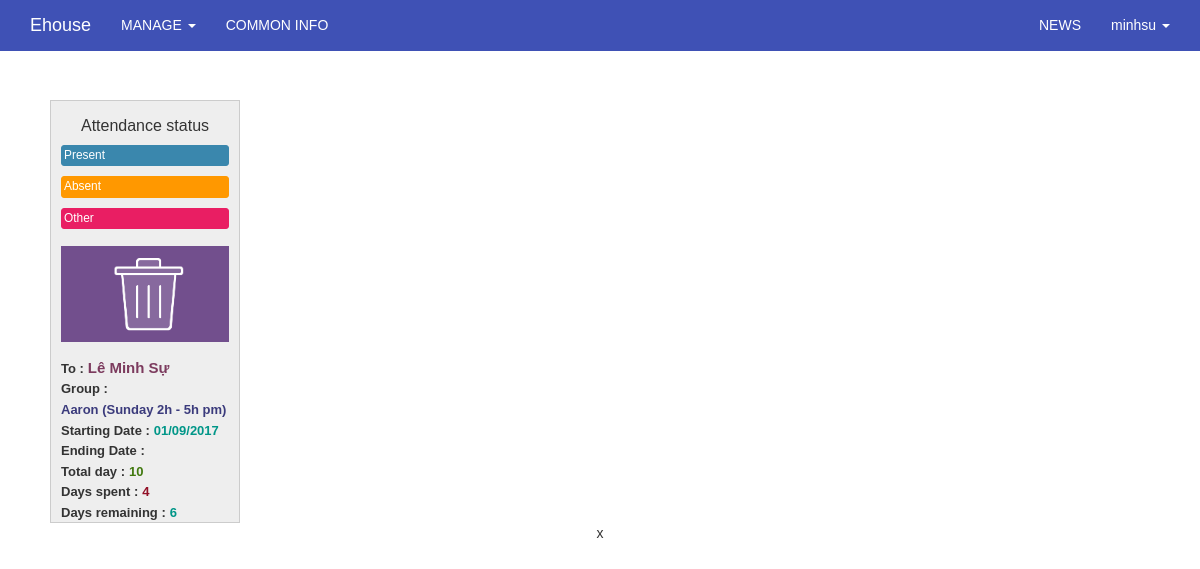
The page /admin/calendar/update?user_name=administrator&course_id=1 (signed in) on the database its author committed.
### tables this page shows
CREATE TABLE `users` (
  `id` int(11) UNSIGNED NOT NULL,
  `ip_address` varchar(15) NOT NULL,
  `username` varchar(100) NOT NULL,
  `password` varchar(255) NOT NULL,
  `salt` varchar(255) DEFAULT NULL,
  `email` varchar(100) NOT NULL,
  `activation_code` varchar(40) DEFAULT NULL,
  `forgotten_password_code` varchar(40) DEFAULT NULL,
  `forgotten_password_time` int(11) UNSIGNED DEFAULT NULL,
  `remember_code` varchar(40) DEFAULT NULL,
  `created_on` int(11) UNSIGNED NOT NULL,
  `last_login` int(11) UNSIGNED DEFAULT NULL,
  `active` tinyint(1) UNSIGNED DEFAULT NULL,
  `first_name` varchar(50) DEFAULT NULL,
  `last_name` varchar(50) DEFAULT NULL,
  `company` varchar(100) DEFAULT NULL,
  `birth_day` varchar(50) NOT NULL,
  `phone` varchar(20) DEFAULT NULL,
  `address` varchar(255) DEFAULT NULL,
  `profile` text,
  `modified_date` datetime DEFAULT NULL
);

CREATE TABLE `course` (
  `id` int(11) NOT NULL,
  `name` varchar(255) NOT NULL,
  `teacher` varchar(255) NOT NULL,
  `total_day` int(11) NOT NULL,
  `start_date` varchar(50) NOT NULL,
  `end_date` varchar(50) DEFAULT NULL,
  `description` text,
  `active` tinyint(1) NOT NULL DEFAULT '1',
  `modified_date` datetime DEFAULT NULL
);

### application/core/MY_Controller.php (called while the page is built, shortened)
<?php
class MY_Controller extends CI_Controller {
	protected function render($the_view = NULL, $template = 'master')
	{
		if($template == 'json' || $this->input->is_ajax_request())
		{
			header('Content-Type: application/json');
			echo json_encode($this->data);
		}
		else if(is_null($template))
		{
			$this->load->view($the_view, $this->data);
		}else
		{
			$this->data['the_view_content'] = (is_null($the_view)) ? '' : $this->load->view($the_view, $this->data, TRUE);
			$this->load->view('templates/' . $template . '_view', $this->data);
		}
	}
}
class Admin_Controller extends MY_Controller
{
	function __construct()
	{
		$current_user = $this->ion_auth->user()->row();
	}
	protected function render($the_view = NULL, $template = 'admin_master')
	{
		parent::render($the_view, $template);
	}
}

### application/controllers/admin/Calendar.php (called while the page is built, shortened)
<?php
class Calendar extends Admin_Controller
{
    function __construct()
    {
        parent::__construct();
    }
    public function update()
    {
        $this->data['user_name'] = $this->input->get('user_name');
        $this->data['course_id'] = $this->input->get('course_id');
        $input['where'] = array('id' => $this->data['course_id']);
        $this->data['course'] = $this->course_model->get_row($input);
        $input['where'] = array('user_name' => $this->data['user_name'], 'course_id' => $this->data['course_id'], 'color' => '#3a87ad');
        $input['where'] = array('username' => $this->data['user_name']);
        $this->data['user'] = $this->users_model->get_row($input);
        $this->render('admin/calendar/edit_view');
    }
}

### index.php (called while the page is built, shortened)
<?php
require_once BASEPATH.'core/CodeIgniter.php';

### application/helpers/common_helper.php (called while the page is built, shortened)
<?php
	function public_helper($string = '')
	{
		return base_url('public/'.$string);
	}
?>

### application/models/Users_model.php (called while the page is built, shortened)
<?php
class Users_model extends MY_Model
{
    function __construct()
    {
        $this->table = 'users';
    }
}

### application/core/MY_Model.php (called while the page is built, shortened)
<?php if ( ! defined('BASEPATH')) exit('No direct script access allowed');
class MY_Model extends CI_Model {
    var $table = '';
    var $key = 'id';
    var $order = '';
    function get_row($input = array()){
        $query = $this->db->get($this->table);
        return $query->row();
    }
    protected function get_list_set_input($input = array())
    {
        if ((isset($input['where'])) && $input['where'])
        {
            $this->db->where($input['where']);
        }
        if (isset($input['order'][0]) && isset($input['order'][1]))
        {
            $this->db->order_by($input['order'][0], $input['order'][1]);
        }
        else
        {
            $order = ($this->order == '') ? array($this->table.'.'.$this->key, 'desc') : $this->order;
            $this->db->order_by($order[0], $order[1]);
        }
    }
}
?>

### application/models/Course_model.php (called while the page is built, shortened)
<?php
class Course_model extends MY_Model
{
    function __construct()
    {
        $this->table = 'course';
    }
}

### application/libraries/Ion_auth.php (called while the page is built, shortened)
<?php  if ( ! defined('BASEPATH')) exit('No direct script access allowed');
class Ion_auth
{
    public $_cache_user_in_group;
    public function __construct()
    {
        $this->_cache_user_in_group =& $this->ion_auth_model->_cache_user_in_group;
        $this->ion_auth_model->trigger_events('library_constructor');
    }
    public function __call($method, $arguments)
    {
        return call_user_func_array( array($this->ion_auth_model, $method), $arguments);
    }
    public function __get($var)
    {
        return get_instance()->$var;
    }
    public function logged_in()
    {
        $this->ion_auth_model->trigger_events('logged_in');
        return (bool) $this->session->userdata('identity');
    }
    public function in_group($check_group, $id=false, $check_all = false)
    {
        $this->ion_auth_model->trigger_events('in_group');
        $id || $id = $this->session->userdata('user_id');
        if (!is_array($check_group))
        {
            $check_group = array($check_group);
        }
        if (isset($this->_cache_user_in_group[$id]))
        {
            $groups_array = $this->_cache_user_in_group[$id];
        }
        else
        {
            $users_groups = $this->ion_auth_model->get_users_groups($id)->result();
            $groups_array = array();
            foreach ($users_groups as $group)
            {
                $groups_array[$group->id] = $group->name;
            }
            $this->_cache_user_in_group[$id] = $groups_array;
        }
        foreach ($check_group as $key => $value)
        {
            $groups = (is_string($value)) ? $groups_array : array_keys($groups_array);
            if (in_array($value, $groups) xor $check_all)
            {
                return !$check_all;
            }
        }
        return $check_all;
    }
}

### application/libraries/Session.php (called while the page is built, shortened)
<?php if ( ! defined('BASEPATH')) exit('No direct script access allowed');
class Session
{
    protected $sess_namespace = '';
    protected $store = array();
     private function initialize()
     {
        if (isset($_SESSION[$this->sess_namespace]) ) {
            $this->store = $_SESSION[$this->sess_namespace];
        }
        $destroy = false;
        if (!$destroy) {
            return;
        }
    }
    public function userdata($value)
    {
        if (isset($this->store[$value])) {
            return $this->store[$value];
        } else {
            return false;
        }
    }
    public function set_userdata($data = array(), $value = '')
    {
        if (is_string($data)) {
            $data = array($data => $value);
        }
        foreach ($data as $key => $val) {
            $this->store[$key] = $val;
        }
    }
}

### application/models/Ion_auth_model.php (called while the page is built, shortened)
<?php  if ( ! defined('BASEPATH')) exit('No direct script access allowed');
class Ion_auth_model extends CI_Model
{
    public $tables = array();
    public $_ion_where = array();
    public $_ion_select = array();
    public $_ion_limit = NULL;
    public $_ion_offset = NULL;
    public $_ion_order_by = NULL;
    public $_ion_order = NULL;
    protected $response = NULL;
    public function __construct()
    {
        $this->config->load('ion_auth', TRUE);
        $this->tables  = $this->config->item('tables', 'ion_auth');
    }
    public function limit($limit)
    {
        $this->_ion_limit = $limit;
        return $this;
    }
    public function where($where, $value = NULL)
    {
        if (!is_array($where))
        {
            $where = array($where => $value);
        }
        array_push($this->_ion_where, $where);
        return $this;
    }
    public function order_by($by, $order='desc')
    {
        $this->_ion_order_by = $by;
        $this->_ion_order    = $order;
        return $this;
    }
    public function row()
    {
        $row = $this->response->row();
        return $row;
    }
    public function users($groups = NULL)
    {
        if (isset($this->_ion_select) && !empty($this->_ion_select))
        {
            foreach ($this->_ion_select as $select)
            {
                $this->db->select($select);
            }
            $this->_ion_select = array();
        }
        else
        {
            $this->db->select(array(
                $this->tables['users'].'.*',
                $this->tables['users'].'.id as id',
                $this->tables['users'].'.id as user_id'
            ));
        }
        if (isset($this->_ion_where) && !empty($this->_ion_where))
        {
            foreach ($this->_ion_where as $where)
            {
                $this->db->where($where);
            }
            $this->_ion_where = array();
        }
        if (isset($this->_ion_limit) && isset($this->_ion_offset))
        {
            $this->db->limit($this->_ion_limit, $this->_ion_offset);
            $this->_ion_limit  = NULL;
            $this->_ion_offset = NULL;
        }
        else if (isset($this->_ion_limit))
        {
            $this->db->limit($this->_ion_limit);
            $this->_ion_limit  = NULL;
        }
        if (isset($this->_ion_order_by) && isset($this->_ion_order))
        {
            $this->db->order_by($this->_ion_order_by, $this->_ion_order);
            $this->_ion_order    = NULL;
            $this->_ion_order_by = NULL;
        }
        $this->response = $this->db->get($this->tables['users']);
        return $this;
    }
    public function user($id = NULL)
    {
        $id = isset($id) ? $id : $this->session->userdata('user_id');
        $this->users();
        return $this;
    }
}

### application/views/admin/calendar/edit_view.php (the view, shortened to what this page needs)
<link rel='stylesheet' href="<?php echo public_helper('fullcalendar/fullcalendar.min.css'); ?>" />
<link href="<?php echo public_helper('fullcalendar/fullcalendar.print.css'); ?>" rel='stylesheet' media='print' />
<div id='wrap'>
	<div id='external-events'>
		<h4>Attendance status</h4>
		<div class='fc-event' style="background: #3a87ad; padding: 2px; border: 1px solid #3a87ad;" data-color="#3a87ad">Present</div>
		<div class='fc-event' style="background: #FF9800; padding: 2px; border: 1px solid #FF9800;" data-color="#FF9800">Absent</div>
		<div class='fc-event' style="background: #E91E63; padding: 2px; border: 1px solid #E91E63;" data-color="#E91E63">Other</div>
		<p>
			<img src="<?php echo public_helper('fullcalendar/trash.png') ?>" id="trash" alt="">
		</p>
		<div><span style="font-weight: bold; font-size: 13px;">To :</span> <span style="font-weight: bold; color: #7c3b5e; font-size: 15px;"><?php echo $user->last_name.' '.$user->first_name; ?></span></div>
		<div><span style="font-weight: bold; font-size: 13px;">Group :</span> </div>
		<div><span style="font-weight: bold; color: #3b3b7c; font-size: 13px;"><?php echo $course->name; ?></span></div>
		<div><span style="font-weight: bold;font-size: 13px;">Starting Date :</span> <span style="font-weight: bold; color: #009688; font-size: 13px;"><?php echo $course->start_date; ?></span></div>
		<div><span style="font-weight: bold;font-size: 13px;">Ending Date :</span> <span style="font-weight: bold; color: #009688; font-size: 13px;"><?php echo $course->end_date; ?></span></div>
		<div><span style="font-weight: bold;font-size: 13px;">Total day :</span> <span style="font-weight: bold; color: #41790f; font-size: 13px;"><?php echo $course->total_day; ?></span></div>
		<div><span style="font-weight: bold;font-size: 13px;">Days spent :</span> <span style="font-weight: bold; color: #921027; font-size: 13px;"><?php echo $days_spent; ?></span></div>
		<div><span style="font-weight: bold;font-size: 13px;">Days remaining :</span> <span style="font-weight: bold; color: #009688; font-size: 13px;"><?php echo $days_remaining; ?></span></div>
	</div>
	<xspan class="tt">x</xspan>
</div>

### application/views/templates/_parts/admin_master_header_view.php (shortened to what this page needs)
    <!DOCTYPE html>
<html>
    <head>
    </head>
<body>
<?php
if($this->ion_auth->logged_in()) {
    ?>
    <nav class="navbar navbar-inverse navbar-fixed-top">
        <div class="container">
            <div class="navbar-header">
                <a class="navbar-brand"
                   href="<?php echo base_url(); ?>" target="_new"><?php echo 'Ehouse'?></a>
            </div>
            <div id="navbar" class="collapse navbar-collapse">
                <ul class="nav navbar-nav">
                    <li class="dropdown">
                        <a href="#" class="dropdown-toggle" data-toggle="dropdown" role="button" aria-expanded="false">MANAGE <span class="caret"></span></a>
                    </li>
                    <li><?php echo anchor('admin/website/index','COMMON INFO');?></li>
                </ul>
                <ul class="nav navbar-nav navbar-right">
                    <li><?php echo anchor('admin/news/index','NEWS');?></li>
                    <li class="dropdown">
                        <a href="#" class="dropdown-toggle" data-toggle="dropdown" role="button" aria-expanded="false"><?php echo $this->ion_auth->user()->row()->username;?> <span class="caret"></span></a>
                    </li>
                </ul>
            </div>
        </div>
    </nav>
    <div class="container" style="padding-top:60px;">
    </div>
<?php
}
?>

### public/css/admin.css (style rules this page uses)
.navbar-inverse { background-color: #3F51B5; border-color: #3F51B5; border-radius: inherit; }
.navbar-inverse .navbar-nav>li>a { color: white; }
.navbar-inverse .navbar-brand { color: white; }

### public/fullcalendar/fullcalendar.print.css (style rules this page uses)
.fc-event { background: #fff !important; color: #000 !important; page-break-inside: avoid; }

### application/views/admin/calendar/edit_view.php (style rules this page uses)
body { margin-top: 40px; text-align: center; font-size: 14px; font-family: "Lucida Grande",Helvetica,Arial,Verdana,sans-serif; }
#trash { width:100%; float:left; padding-bottom: 15px; position: relative; }
#wrap { width: 1100px; margin: 0 auto; }
#external-events { float: left; width: 190px; padding: 0 10px; border: 1px solid #ccc; background: #eee; text-align: left; }
#external-events h4 { font-size: 16px; margin-top: 0; padding-top: 1em; text-align: center; }
#external-events .fc-event { margin: 10px 0; cursor: pointer; }
#external-events p { margin: 1.5em 0; font-size: 11px; color: #666; }

### rows shown on the page
users: id+username "minhsu"
users: last_name "Lê Minh", first_name "Sự"
course: name "Aaron (Sunday 2h - 5h pm)", start_date "01/09/2017", total_day "10"

### other values the page prints
anchor('admin/website/index','COMMON INFO') "COMMON INFO"
anchor('admin/news/index','NEWS') "NEWS"
$days_spent "4"
$days_remaining "6"
